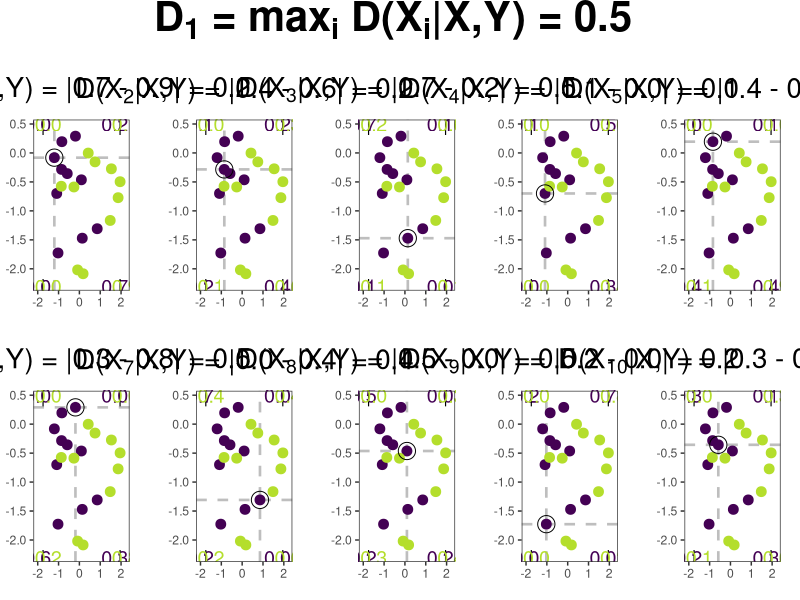

Here is the R script that generated this plot:
## This file generates Figure 1 in our manuscript. ##
## Estimated run time: <10 seconds                 ##

library(MASS)
library(ggplot2)
library(patchwork)
set.seed(10)

S1 <- mvrnorm(n = 10, mu = c(-0.1, -0.1), Sigma = diag(2))
S2 <- mvrnorm(n = 10, mu = c(0.1, 0.1), Sigma = diag(2))

S1_df <- data.frame(x = S1[,1], y = S1[,2])
S2_df <- data.frame(x = S2[,1], y = S2[,2])

npt <- 10
m <- matrix(data = c(c("0.0", "0.0", "0.2", "0.1", "0.7", "0.9", "0.0", "0.0"),
                     c("0.1", "0.0", "0.2", "0.3", "0.4", "0.6", "0.2", "0.1"),
                     c("0.7", "0.2", "0.1", "0.6", "0.0", "0.1", "0.1", "0.1"),
                     c("0.1", "0.0", "0.5", "0.6", "0.3", "0.4", "0.0", "0.0"),
                     c("0.0", "0.0", "0.1", "0.0", "0.4", "0.9", "0.4", "0.1"),
                     c("0.0", "0.0", "0.0", "0.0", "0.3", "0.8", "0.6", "0.2"),
                     c("0.7", "0.4", "0.0", "0.4", "0.0", "0.0", "0.2", "0.2"),
                     c("0.5", "0.0", "0.0", "0.3", "0.2", "0.4", "0.2", "0.3"),
                     c("0.2", "0.0", "0.7", "0.8", "0.0", "0.2", "0.0", "0.0"),
                     c("0.3", "0.0", "0.1", "0.3", "0.3", "0.6", "0.2", "0.1")),
            nrow = npt, byrow = TRUE)
title <- c(expression(paste("D(", X["1"], "|X,Y) = |0.7 - 0.9| = 0.2", sep = '')),
           expression(paste("D(", X["2"], "|X,Y) = |0.4 - 0.6| = 0.2", sep = '')),
           expression(paste("D(", X["3"], "|X,Y) = |0.7 - 0.2| = 0.5", sep = '')),
           expression(paste("D(", X["4"], "|X,Y) = |0.1 - 0.0| = 0.1", sep = '')),
           expression(paste("D(", X["5"], "|X,Y) = |0.4 - 0.9| = 0.5", sep = '')),
           expression(paste("D(", X["6"], "|X,Y) = |0.3 - 0.8| = 0.5", sep = '')),
           expression(paste("D(", X["7"], "|X,Y) = |0.0 - 0.4| = 0.4", sep = '')),
           expression(paste("D(", X["8"], "|X,Y) = |0.5 - 0.0| = 0.5", sep = '')),
           expression(paste("D(", X["9"], "|X,Y) = |0.2 - 0.0| = 0.2", sep = '')),
           expression(paste("D(", X["10"], "|X,Y) = |0.3 - 0.0| = 0.3", sep = '')))
colors <- c("#440154FF", "black", "#B4DE2CFF")

xc <- c(-2.00, -1.75, -1.50, 1.70, 1.95, 2.20)
yc <- c(0.5, -2.3)
plots <- list()
for (i in 1:npt) {
    plots[[i]] <- ggplot() +
        geom_vline(xintercept = S1[i, 1], color = "gray", linetype = "dashed",
                   linewidth = 0.9) +
        geom_hline(yintercept = S1[i, 2], color = "gray", linetype = "dashed",
                   linewidth = 0.9) +
        annotate("text", x = xc[1], y = yc[1], label = m[i, 1], size = 5,
                 color = colors[1]) +
        annotate("text", x = xc[2], y = yc[1], label = "|", size = 5,
                 color = colors[2]) +
        annotate("text", x = xc[3], y = yc[1], label = m[i, 2], size = 5,
                 color = colors[3]) +
        annotate("text", x = xc[4], y = yc[1], label = m[i, 3], size = 5,
                 color = colors[1]) +
        annotate("text", x = xc[5], y = yc[1], label = "|", size = 5,
                 color = colors[2]) +
        annotate("text", x = xc[6], y = yc[1], label = m[i, 4], size = 5,
                 color = colors[3]) +
        annotate("text", x = xc[4], y = yc[2], label = m[i, 5], size = 5,
                 color = colors[1]) +
        annotate("text", x = xc[5], y = yc[2], label = "|", size = 5,
                 color = colors[2]) +
        annotate("text", x = xc[6], y = yc[2], label = m[i, 6], size = 5,
                 color = colors[3]) +
        annotate("text", x = xc[1], y = yc[2], label = m[i, 7], size = 5,
                 color = colors[1]) +
        annotate("text", x = xc[2], y = yc[2], label = "|", size = 5,
                 color = colors[2]) +
        annotate("text", x = xc[3], y = yc[2], label = m[i, 8], size = 5,
                 color = colors[3]) +
        geom_point(data = S1_df, aes(x, y), size = 3, color = colors[1]) +
        geom_point(data = S2_df, aes(x, y), size = 3, color = colors[3]) +
        geom_point(data = S1_df[i,], aes(x, y), pch = 1, size = 5.5,
                   color = "black") +
        ggtitle(title[i]) +
        scale_x_continuous(limits = c(-2.0, 2.2), expand = c(0.04, 0.04)) +
        scale_y_continuous(limits = c(-2.3, 0.5), expand = c(0.02, 0.02)) +
        theme_bw() +
        theme(panel.grid.major.x = element_blank(),
              panel.grid.minor.x = element_blank(),
              panel.grid.major.y = element_blank(),
              panel.grid.minor.y = element_blank(),
              axis.title.x = element_blank(),
              axis.title.y = element_blank(),
              plot.title = element_text(face = "bold", hjust = 0.5, size = 20),
              plot.margin = margin(14, 14, 14, 14))
}

pplt <- (plots[[1]] | plots[[2]] | plots[[3]] | plots[[4]] | plots[[5]]) /
        (plots[[6]] | plots[[7]] | plots[[8]] | plots[[9]] | plots[[10]]) +
        plot_annotation(
            title = expression(paste(bold(D["1"]), bold(" = "), bold(max["i"]),
                                     bold(" D("), bold(X["i"]), bold("|X,Y) = 0.5"),
                                     sep = '')),
            theme = theme(
                plot.title = element_text(face = "bold", hjust = 0.5, size = 30),
                plot.margin = margin(0, 0, 0, -10)
            )
        )

ggsave(plot = pplt, filename = "fig1.png", width = 22, height = 11, dpi = 450)
